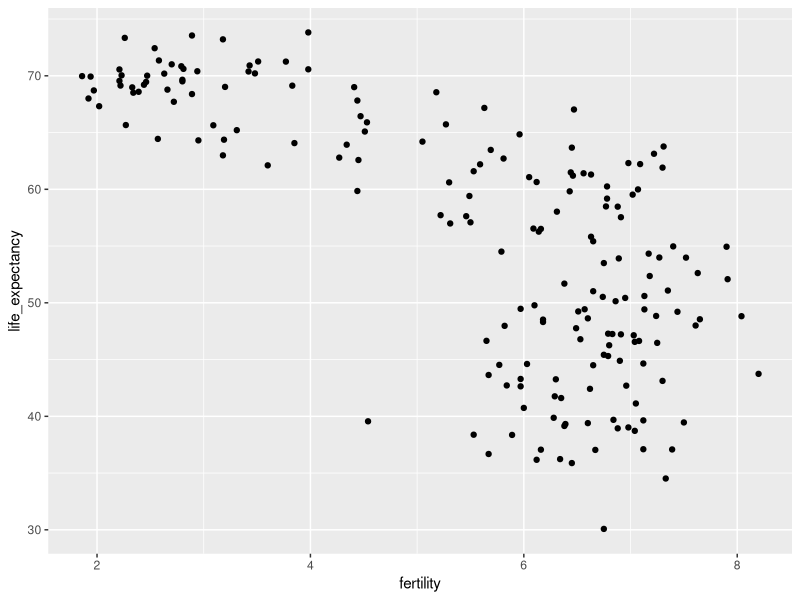
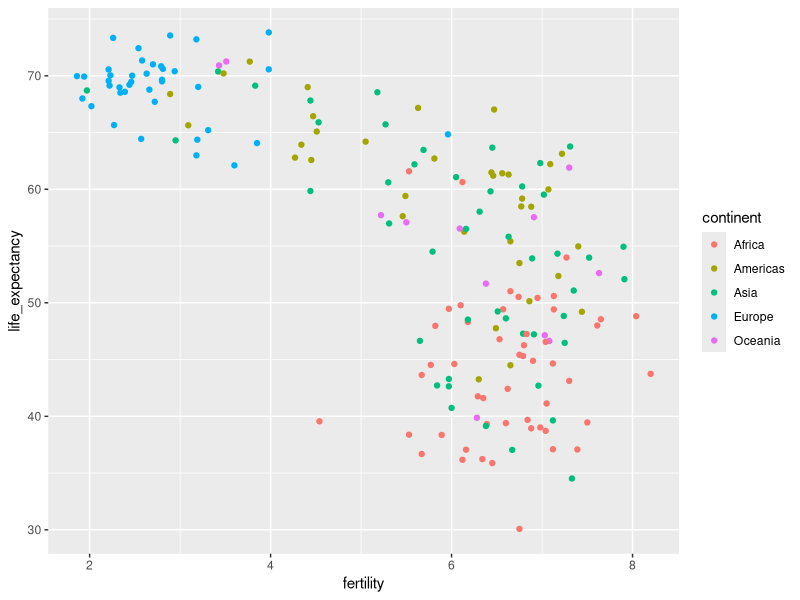

Write the R code that produced these figures, in order.
library(tidyverse)
library(dslabs)
data(gapminder)
filter(gapminder, year == 1962) %>%
  ggplot(aes(fertility, life_expectancy)) +
  geom_point()
filter(gapminder, year == 1962) %>%
  ggplot( aes(fertility, life_expectancy, color = continent)) +
  geom_point() 
